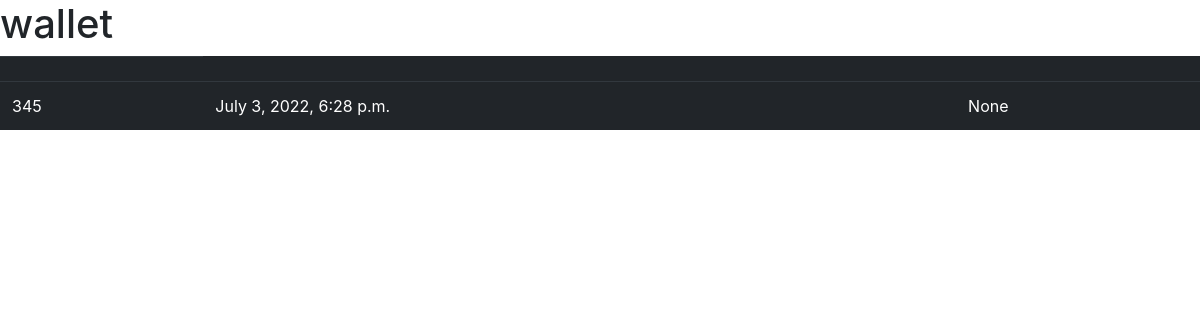
The app's page /wallet/wallets/, older data.
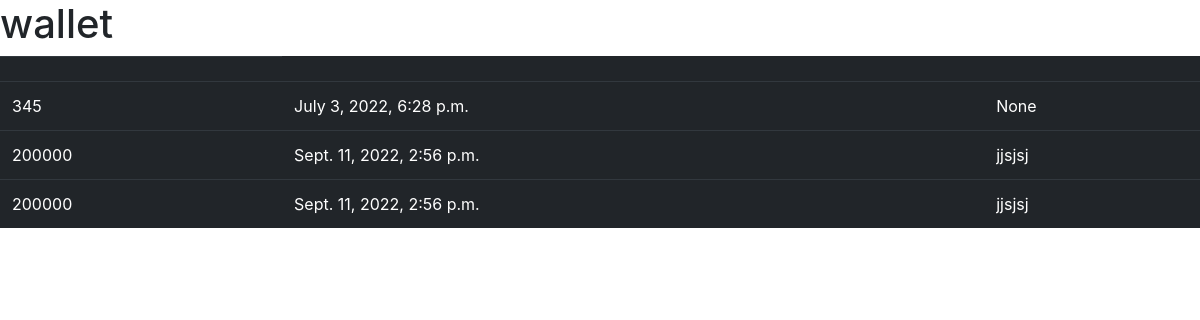
The same page, newer data.
### wallet/models.py (models this page shows)
class Wallet(models.Model):
    pin=models.SmallIntegerField()
    amount=models.IntegerField()
    date_created=models.DateTimeField(default=datetime.now)
    message = models.TextField(max_length=100, null=True)
    wallet = models.ForeignKey("Wallet",on_delete=models.CASCADE,related_name='Transaction_wallet',null=True)
    transaction_description = models.CharField(max_length=9,null=True)
    transaction_charge = models.IntegerField(null=True)
    transaction_type = models.CharField(max_length=6,null=True)
    receipt = models.ForeignKey("Receipt",on_delete=models.CASCADE,related_name='Transaction_receipt',null=True)
    origin_account = models.ForeignKey("Wallet", on_delete=models.CASCADE,related_name='Transaction_origin',null=True)
    destination_account = models.ForeignKey("Wallet", on_delete=models.CASCADE,related_name='Transaction_destination',null=True)

### wallet/views.py (the view)
# urls.py: path("wallets/",views.list_wallets,name="wallets_lists"),
def list_wallets(request):
    wallets=Wallet.objects.all()
    return render(request,"wallet/wallets_list.html",{"wallets":wallets})

### wallet/templates/wallet/wallets_list.html (shortened to what this page needs)
<!doctype html>
<html lang="en">
  <head>
    <link rel="stylesheet" href="https://cdn.jsdelivr.net/npm/bootstrap@4.0.0/dist/css/bootstrap.min.css">
  </head>
  <body>
    <h1>  wallet </h1>
    <table  class="table table-dark">
         <th>
             {% for wallet in wallets%}
         <tr>
             <td>{{ wallet.amount}}</td>
             <td>{{ wallet.date_created}}</td>
             <td>{{ wallet.message}}</td>
         </tr>
         {%endfor%}
         </th>
     </table>
  </body>
</html>

Row changes from the older to the newer data that the page shows:
added Wallet: amount "200000", date_created "Sept. 11, 2022, 2:56 p.m.", message "jjsjsj"
added Wallet: amount "200000", date_created "Sept. 11, 2022, 2:56 p.m.", message "jjsjsj"
